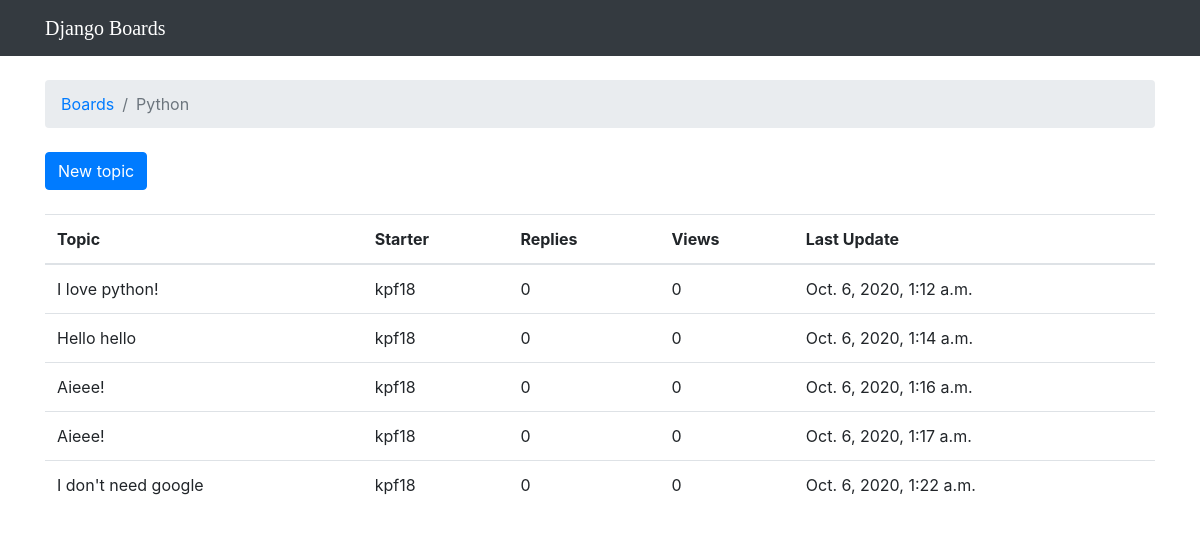
The page /boards/2/ on the database its author committed.
### boards/models.py (models this page shows, shortened)
class Board(models.Model):
    name = models.CharField(max_length=30,unique=True)
    description = models.CharField(max_length=100)

class Topic(models.Model):
    subject = models.CharField(max_length=225)
    last_updated = models.DateTimeField(auto_now_add=True)
    board = models.ForeignKey(Board, related_name='topics',on_delete=models.CASCADE)
    starter = models.ForeignKey(User, related_name='topics',on_delete=models.CASCADE)

### boards/views.py (the view)
# urls.py: path('boards/<int:post_id>/',views.board_topics,name='board_topics'),
def board_topics(request,post_id):
    board = get_object_or_404(Board,id=post_id)
    return render(request,'topics.html',{'board': board})

### templates/topics.html (shortened to what this page needs)
{% extends 'base.html' %}
{% block breadcrumb %}
  <li class="breadcrumb-item"><a href="{% url 'home' %}">Boards</a></li>
  <li class="breadcrumb-item active">{{ board.name }}</li>
{% endblock %}
{% block content %}
  <div class="mb-4">
    <a href="{% url 'new_topic' board.id %}" class="btn btn-primary">New topic</a>
  </div>
  <table class="table">
    <thead class="thead-inverse">
      <tr>
        <th>Topic</th>
        <th>Starter</th>
        <th>Replies</th>
        <th>Views</th>
        <th>Last Update</th>
      </tr>
    </thead>
    <tbody>
      {% for topic in board.topics.all %}
        <tr>
          <td>{{ topic.subject }}</td>
          <td>{{ topic.starter.username }}</td>
          <td>0</td>
          <td>0</td>
          <td>{{ topic.last_updated }}</td>
        </tr>
      {% endfor %}
    </tbody>
  </table>
{% endblock %}

### templates/base.html (shortened to what this page needs)
{% load static %}<!DOCTYPE html>
<html>
  <head>
    <link rel="stylesheet" href="{% static 'css/bootstrap.min.css' %}">
    <link rel="stylesheet" href="{% static 'css/app.css' %}">
  </head>
  <body>
    <nav class="navbar navbar-expand-lg navbar-dark bg-dark">
      <div class="container">
        <a class="navbar-brand" href="{% url 'home' %}">Django Boards</a>
      </div>
    </nav>
    <div class="container">
      <ol class="breadcrumb my-4">
        {% block breadcrumb %}
        {% endblock %}
      </ol>
      {% block content %}
      {% endblock %}
    </div>
  </body>
</html>

### static/css/app.css (style rules this page uses)
.navbar-brand { font-family: 'Bitter'; }

### rows shown on the page
Board: name "Python"
Topic: subject "I love python!", starter.username "kpf18", last_updated "Oct. 6, 2020, 1:12 a.m."
Topic: subject "Hello hello", starter.username "kpf18", last_updated "Oct. 6, 2020, 1:14 a.m."
Topic: subject "Aieee!", starter.username "kpf18", last_updated "Oct. 6, 2020, 1:16 a.m."
Topic: subject "Aieee!", starter.username "kpf18", last_updated "Oct. 6, 2020, 1:17 a.m."
Topic: subject "I don't need google", starter.username "kpf18", last_updated "Oct. 6, 2020, 1:22 a.m."
